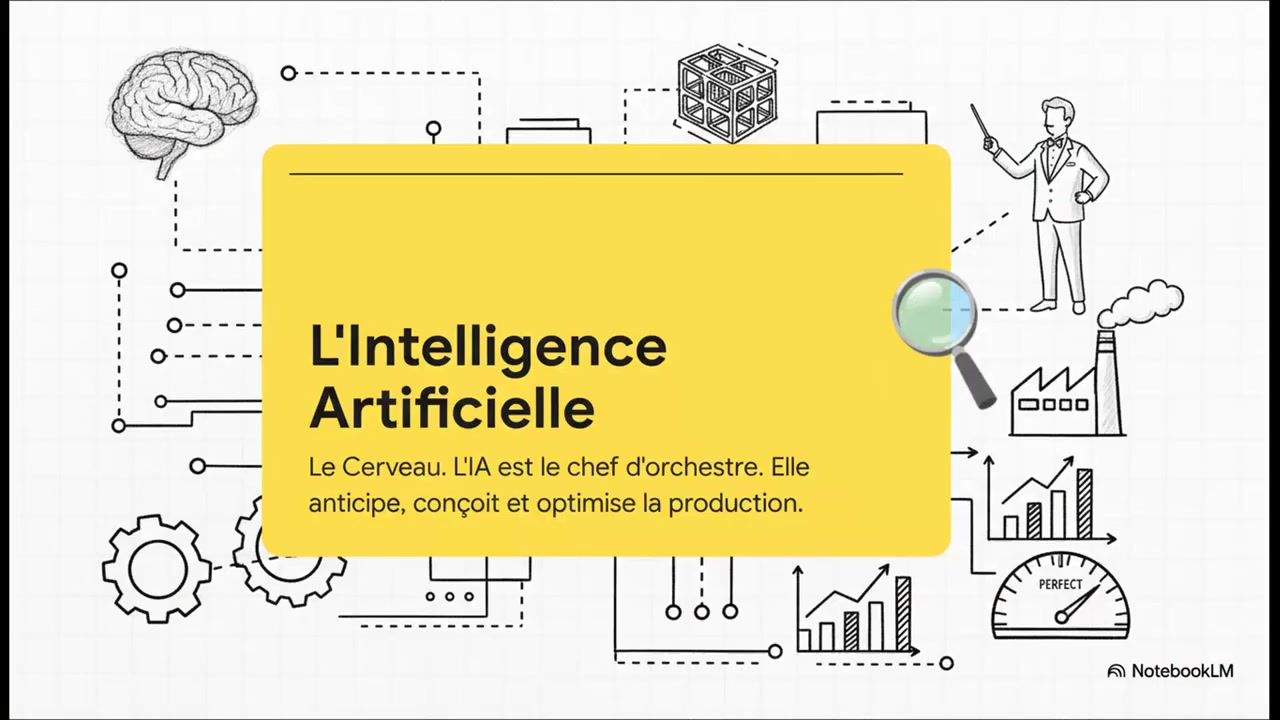
#> input picture frame_0004.jpg, 1280 x 720 px
$ python quick_test_canny.py
#> lines starting #> are read from the running program, lines starting #| are printed output that depends on the picture
import numpy as np
import cv2
from PIL import Image
import os

def get_canny_image(image: Image.Image) -> Image.Image:
    image_np = np.array(image)
    # Applying Canny as specified in the script
    image_np = cv2.Canny(image_np, 100, 200)
    image_np = image_np[:, :, None]
    image_np = np.concatenate([image_np, image_np, image_np], axis=2)
    return Image.fromarray(image_np)

if __name__ == "__main__":
    img_path = "../../frame_0004.jpg"
    if os.path.exists(img_path):
        img = Image.open(img_path).convert("RGB")
#> img is the input picture: PIL image 1280x720 RGB; mean R, G, B 232.8, 224.6, 183.6
        canny_img = get_canny_image(img)
#> in get_canny_image, `image_np = cv2.Canny(image_np, 100, 200)`:
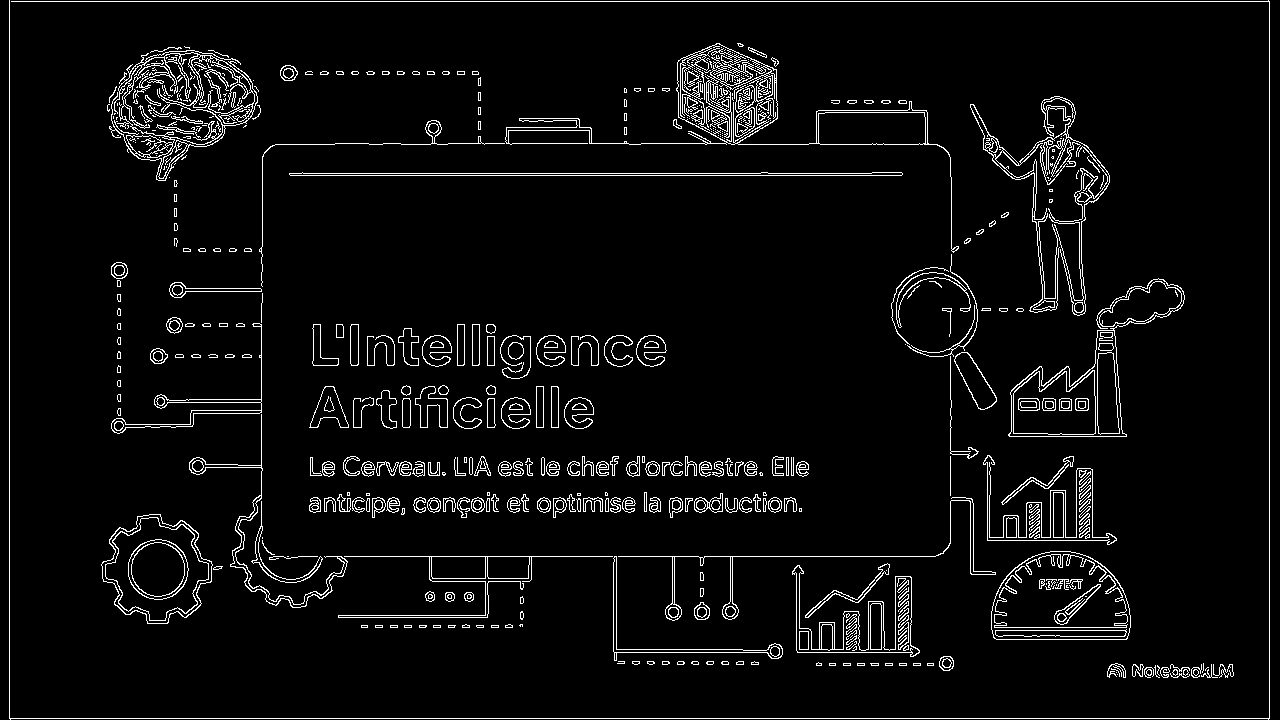
#> image_np: shape (720, 1280); 4.8% white in thin lines or dots
#> in get_canny_image, `image_np = np.concatenate([image_np, image_np, image_np], axis=2)`: image_np: shape (720, 1280, 3); 4.8% white in thin lines or dots
        canny_img.save("test_canny_result.png")
        print("Success! Canny version saved as test_canny_result.png")
    else:
        print(f"Error: {img_path} not found.")

$ run again, with frame_0007.jpg copied over frame_0004.jpg
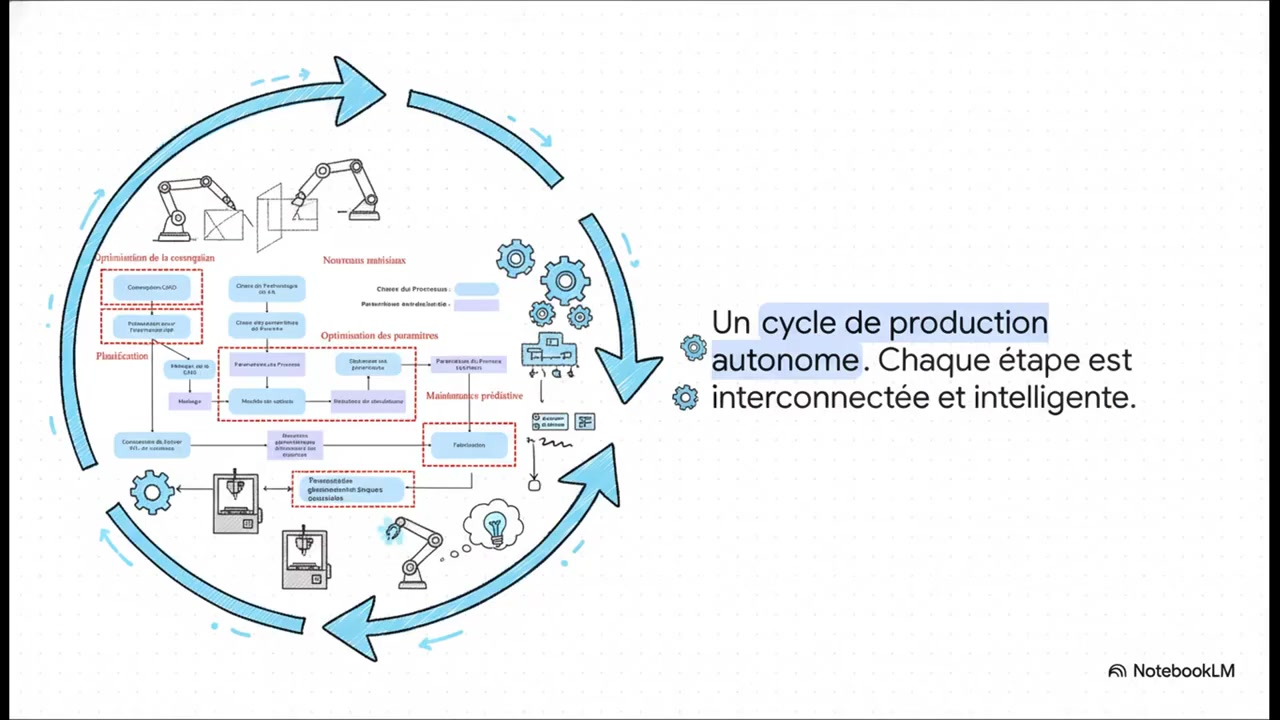
#> input picture frame_0007.jpg, 1280 x 720 px
#> img is the input picture: PIL image 1280x720 RGB; mean R, G, B 237.2, 240.1, 242
#> in get_canny_image, `image_np = cv2.Canny(image_np, 100, 200)`:
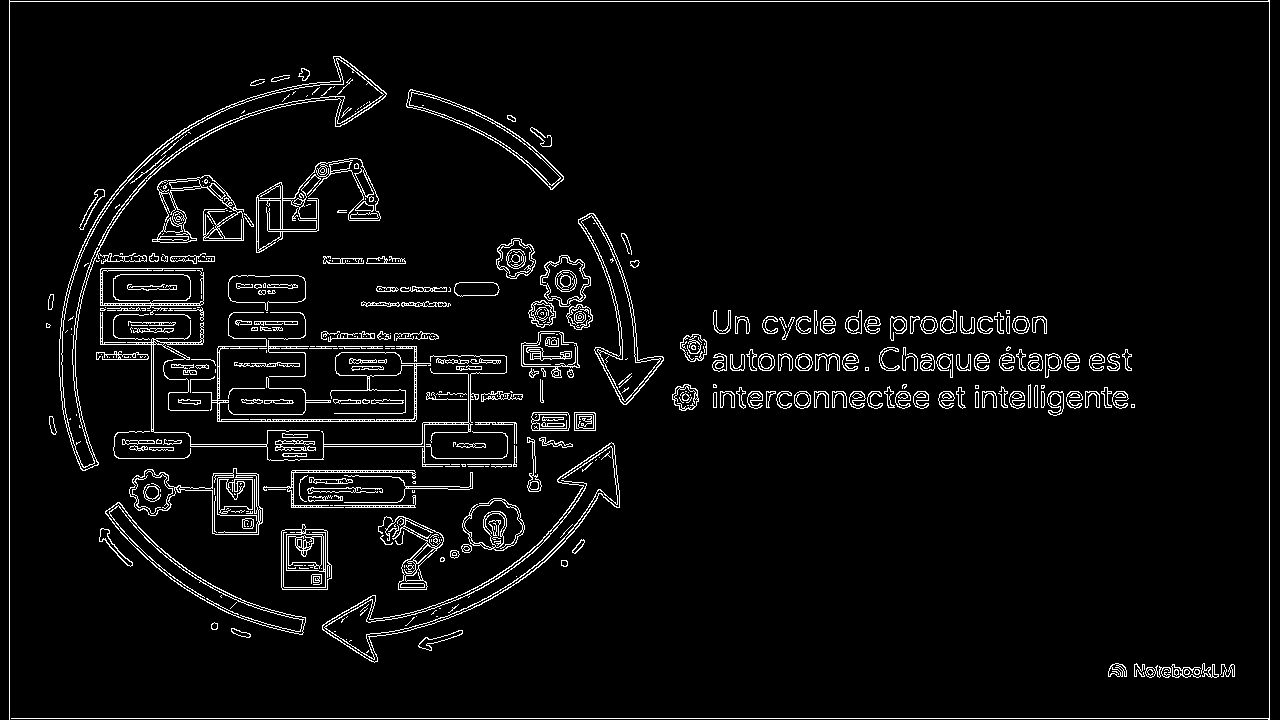
#> image_np: shape (720, 1280); 4.6% white in thin lines or dots

$ run again, with key_0000-resize.jpg copied over frame_0004.jpg
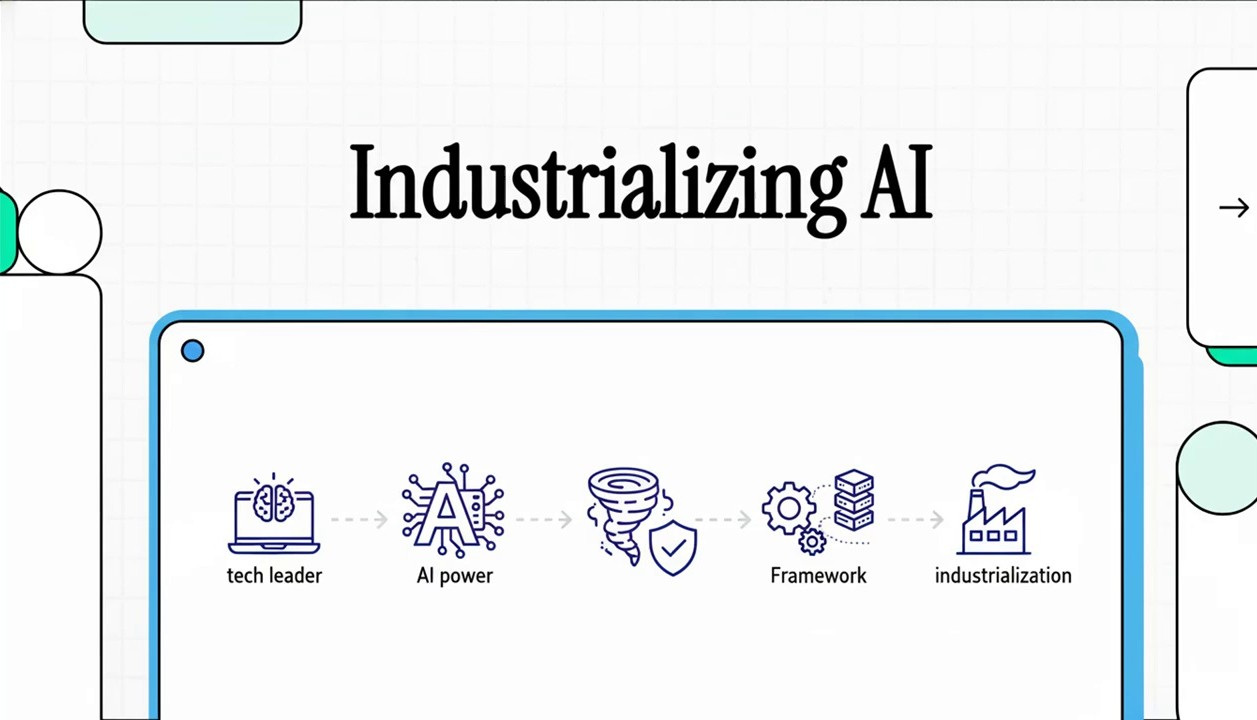
#> input picture key_0000-resize.jpg, 1257 x 720 px
#> img is the input picture: PIL image 1257x720 RGB; mean R, G, B 235.3, 238.6, 240.3
#> in get_canny_image, `image_np = cv2.Canny(image_np, 100, 200)`:
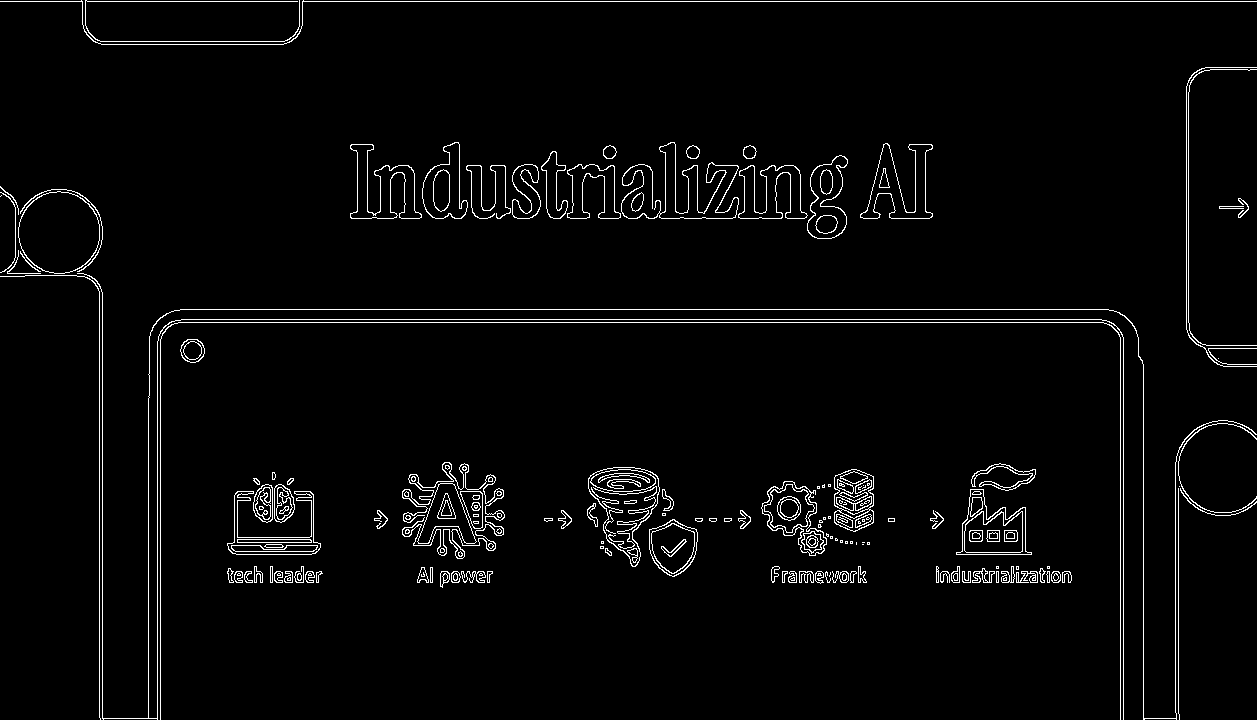
#> image_np: shape (720, 1257); 2.9% white in thin lines or dots

$ run again, with elem0_test.png saved as frame_0004.jpg
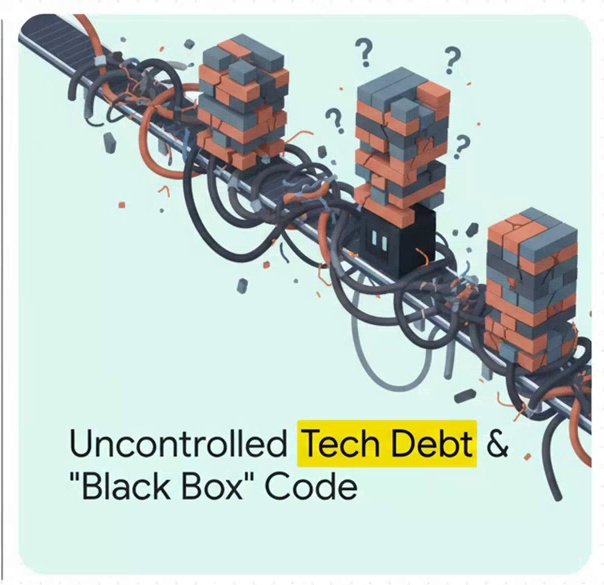
#> input picture elem0_test.png, 604 x 585 px
#> img is the input picture: PIL image 604x585 RGB; mean R, G, B 192.5, 206.2, 199.7
#> in get_canny_image, `image_np = cv2.Canny(image_np, 100, 200)`:
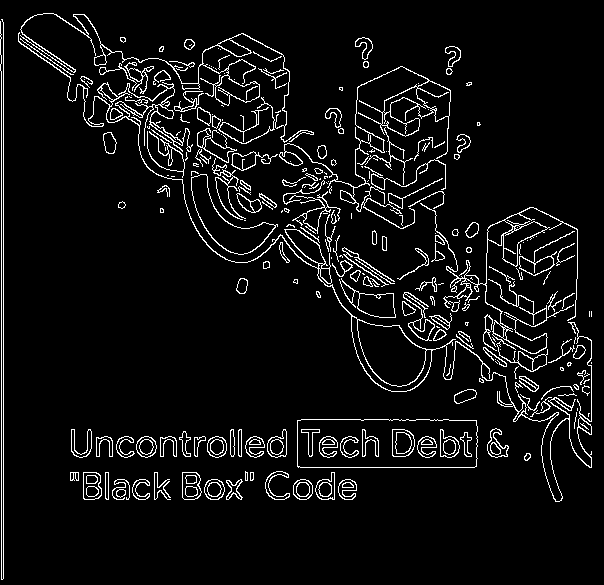
#> image_np: shape (585, 604); 6.2% white in thin lines or dots
